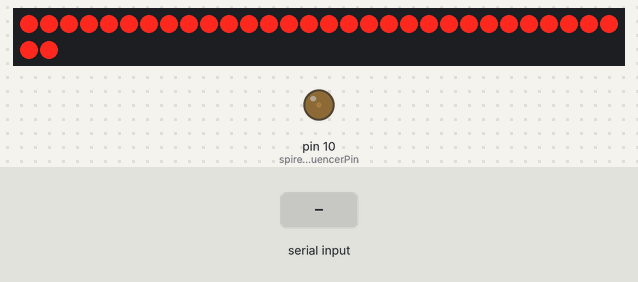
Simulated run of this sketch. Board: Arduino Mega 2560, built with avr-gcc and run on an emulated ATmega2560. Parts: 32 shift-register outputs drawn as a row of LEDs (first output left, lit = HIGH), output pins drawn as LEDs (lit = HIGH). Wiring (inferred from the names in the program): 4 × shift register (74HC595): data pin 2; shift clock pin 4; latch pin 3. Wiring (inferred from the signals the program sends): row of LEDs: on Q0, Q1, Q2, Q3, Q4, Q5, Q6, Q7, Q8, Q9, Q10, Q11, Q12, Q13, Q14, Q15, Q16, Q17, Q18, Q19, Q20, Q21, Q22, Q23, Q24, Q25, Q26, Q27, Q28, Q29, Q30, Q31. The test bench sets the inputs (shaded band). Pins used as bus, display or sensor lines are not drawn; what the sketch prints to the serial monitor is not drawn.

Above: at 0.75 s.
1.3 s: "90,45\n" received over Serial
At 2.1 s:
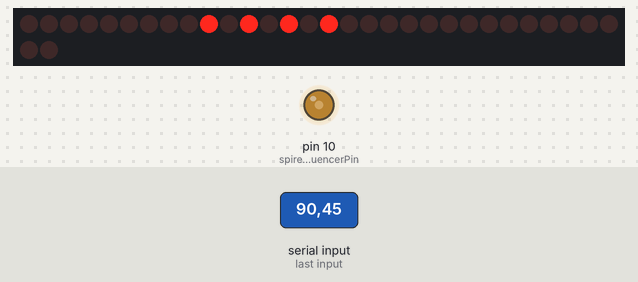
3.3 s: "30,150\n" received over Serial
At 4.34 s:
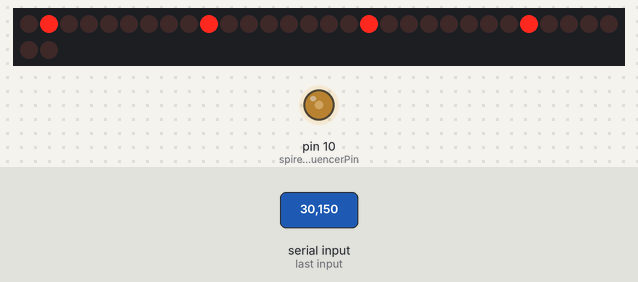
5.0 s: "200\n" received over Serial
At 5.15 s:
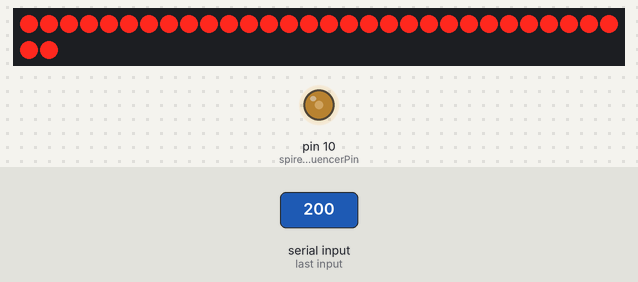
Timing chart, 0 to 8.0 s (numbered marks = the images above; inputs shaded):
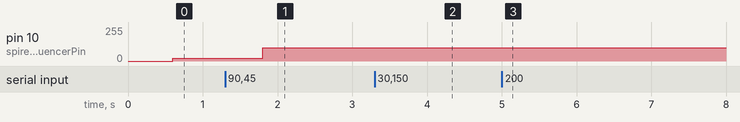

Measured:
- after the input at 1.3 s, pin 10 (spireSequencerPin): 20/255 → 100/255 after 0.50 s

The sketch:

arduino_relay_and_window_lights.ino
```cpp
// window light modes
#define MODES_ALL_ON 1
#define MODES_BLINK 2
#define MODES_KNIGHT_RIDER_2009 3

//int currentMode = 172543;
//int currentMode = MODES_ALL_ON;
int currentMode = MODES_BLINK;
//int currentMode = MODES_ALL_ON;

// pins used by the shift registers
int dataPin = 2;              // The Serial Data Pin to the Shift Register
int latchPin = 3;             // The Latch Pin to the Shift Register
int clockPin = 4;             // The Clock Pin to the Shift Register

int spireSequencerPin = 10;  // connected digital pin 10

byte leds_1_8;

// counter for ladder mode
int ladderHeight;

//int ladderByte1 [];

// knight rider
int seq[14] = {1,2,4,8,16,32,64,128,64,32,16,8,4,2};
int seq2[14] = {128,64,32,16,8,4,2,1,2,4,8,16,32,64};
int value = 0;
int value2 = 0;


void allOff()
{
  setAllWindows(LOW);
  updateShiftRegister();
}

void allOn()
{
  setAllWindows(HIGH);
  updateShiftRegister();
}

void blink()
{
   allOn();
   delay(300);

   allOff();
   delay(300);
}

void defaultMode()
{
  boolean bits []= {true,false,true,false,true,false,true,false};
  byte b = setByte(bits);
  byte bytes [] = {0,0,b,0};

  updateShiftRegister(bytes);
}

void knightRider()
{
  for (int n=0; n < 14; n++)
  {
    value = seq[n];             //Forward array
    value2 = seq2[n];          //Reverse array

    writeKnightRiderOutput();

    delay(75);
  }
}

void loop()
{
  if (Serial.available())
  {
    currentMode = Serial.read() - '0';
    Serial.print(currentMode);
  }

  int pinData;

  switch(currentMode)
  {
    case MODES_ALL_ON:
    {
      pinData = 10;

      allOn();

      break;
    }
    case MODES_BLINK:
    {
      pinData = 20;

      blink();

      break;
    }
    case MODES_KNIGHT_RIDER_2009:
    {
      pinData = 30;
      knightRider();

      break;
    }
    default:
    {
      pinData = 100;

      defaultMode();
    }
  }

  // relay the mode to the other microcontrollers
  analogWrite(spireSequencerPin, pinData);  // analogRead values go from 0 to 1023, analogWrite values from 0 to 255

  Serial.print(currentMode);
}

void setAllWindows(int state)
{
  for (int i = 0; i < 8; i++)
  {
    if(state == HIGH)
    {
      bitSet(leds_1_8, i);
    }
    else
    {
      bitClear(leds_1_8, i);
    }
  }
}

byte setByte(boolean bits[])
{
  byte b = 0;

  for(int i=0; i<8; i++)
  {
    if(bits[i])
    {
      bitSet(b, i);
    }
    else
    {
      bitClear(b,i);
    }
  }

  return b;
}

void setup()
{
  // Configure Digital Pins used by the 4 shift registers
  pinMode(dataPin, OUTPUT);
  pinMode(latchPin, OUTPUT);
  pinMode(clockPin, OUTPUT);

//  pinMode(spireSequencerPin, OUTPUT);   // sets the pin as output

  // initialize serial communication:
  Serial.begin(9600);
}

void updateShiftRegister()
{
  digitalWrite(latchPin, LOW);

  shiftOut(dataPin, clockPin, LSBFIRST, leds_1_8);
  shiftOut(dataPin, clockPin, LSBFIRST, leds_1_8);
  shiftOut(dataPin, clockPin, LSBFIRST, leds_1_8);
  shiftOut(dataPin, clockPin, LSBFIRST, leds_1_8);
  digitalWrite(latchPin, HIGH);
}

void updateShiftRegister(byte bytes [])
{
  digitalWrite(latchPin, LOW);

  for(int i=0; i<4; i++)
  {
    shiftOut(dataPin, clockPin, LSBFIRST, bytes[i]);
  }

  digitalWrite(latchPin, HIGH);
}

void writeKnightRiderOutput()
{
    digitalWrite(latchPin, LOW);                       // Pull latch LOW to send data

    shiftOut(dataPin, clockPin, MSBFIRST, value);      // Send the data byte 1
    shiftOut(dataPin, clockPin, MSBFIRST, value);      // Send the data byte 1
    shiftOut(dataPin, clockPin, MSBFIRST, value);      // Send the data byte 1

    shiftOut(dataPin, clockPin, MSBFIRST, value);      // Send the data byte 1
//    shiftOut(dataPin, clockPin, MSBFIRST, value2);     // Send the data byte 2

    digitalWrite(latchPin, HIGH);                      // Pull latch HIGH to stop sending data
}
```
